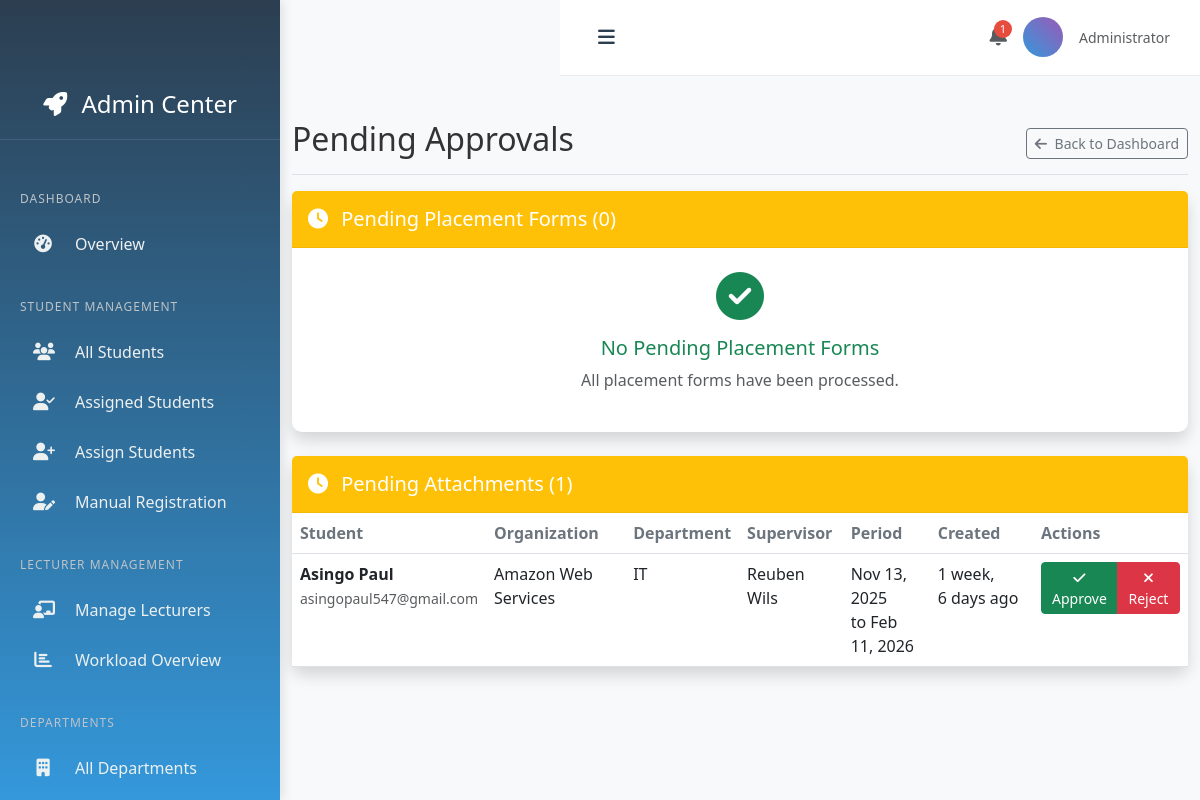
Page /attachments/admin/pending-approvals/ (signed in) on the committed database.
### attachments/models.py (models this page shows, shortened)
class Attachment(models.Model):
    student = models.ForeignKey(User, on_delete=models.CASCADE, related_name='attachments')
    industry = models.ForeignKey(Industry, on_delete=models.SET_NULL, null=True, blank=True)
    organization = models.CharField(max_length=200)
    department = models.CharField(max_length=100, blank=True)
    supervisor_name = models.CharField(max_length=100)
    supervisor_email = models.EmailField(blank=True)
    supervisor_phone = models.CharField(max_length=15, blank=True)
    start_date = models.DateField()
    end_date = models.DateField()
    report = models.FileField(upload_to="reports/", blank=True, null=True)
    status = models.CharField(max_length=20, choices=(
        ('pending', 'Pending Approval'),
        ('approved', 'Approved'),
        ('ongoing', 'Ongoing'),
        ('completed', 'Completed'),
        ('cancelled', 'Cancelled'),
    ), default='pending')
    created_at = models.DateTimeField(auto_now_add=True)
    updated_at = models.DateTimeField(auto_now=True)
    class Meta:
        constraints = [
            models.UniqueConstraint(fields=['student'], name='unique_student_attachment')
        ]

### accounts/models.py (models this page shows, shortened)
class CustomUser(AbstractUser):
    username = None  # Remove default username
    USER_TYPE_CHOICES = (
        (1, "Student"),
        (2, "Supervisor"),
        (3, "Lecturer"),
        (4, "Admin"),
    )
    user_type = models.PositiveSmallIntegerField(choices=USER_TYPE_CHOICES, default=1)
    email = models.EmailField(unique=True)
    student_id = models.CharField(max_length=20, unique=True, blank=True, null=True)
    year_of_study = models.PositiveSmallIntegerField(blank=True, null=True)
    university = models.CharField(max_length=200, blank=True, null=True)
    organization = models.CharField(max_length=200, blank=True, null=True)
    position = models.CharField(max_length=100, blank=True, null=True)
    supervisor_department = models.CharField(max_length=100, blank=True, null=True)
    department = models.ForeignKey('attachments.Department', on_delete=models.SET_NULL, null=True, blank=True)
    course = models.ForeignKey('attachments.Course', on_delete=models.SET_NULL, null=True, blank=True)
    profile_picture = models.ImageField(
        upload_to='profile_pictures/',
        null=True,
        blank=True,
        verbose_name='Profile Picture'
    )
    phone_number = models.CharField(
        max_length=20,
        blank=True,
        null=True,
        verbose_name='Phone Number'
    )
    dark_theme_enabled = models.BooleanField(
        default=False,
        verbose_name='Dark Theme Enabled'
    )
    notification_preferences = models.JSONField(
        default=dict,
        blank=True,
        verbose_name='Notification Preferences'
    )
    USERNAME_FIELD = 'email'
    REQUIRED_FIELDS = []  # Remove 'username' from required fields
    objects = CustomUserManager()
    def get_user_type_display(self):
        return dict(self.USER_TYPE_CHOICES).get(self.user_type, "Unknown")

### attachments/views.py (the view)
# urls.py: path('admin/pending-approvals/', views.pending_approvals, name='pending_approvals'),
@user_passes_test(is_admin)
def pending_approvals(request):
    pending_placements = PlacementFormSubmission.objects.filter(status='pending').select_related(
        'student', 'department'
    )
    pending_attachments = Attachment.objects.filter(status='pending').select_related('student')
    context = {
        'pending_placements': pending_placements,
        'pending_attachments': pending_attachments,
        'pending_approvals_count': pending_placements.count() + pending_attachments.count(),
    }
    return render(request, 'attachments/pending_approvals.html', context)

### accounts/context_processors.py (called while the page is built)
def user_type(request):
    return {
        'user_type': request.user.user_type if request.user.is_authenticated else None,
        'user_type_display': request.user.get_user_type_display() if request.user.is_authenticated else None,
    }

### attachments/views.py (called while the page is built)
def is_admin(user):
    return user.is_authenticated and (user.is_superuser or getattr(user, 'user_type', None) == 4)

### attachments/templates/attachments/pending_approvals.html (shortened to what this page needs)
{% extends 'admin_base.html' %}
{% load static %}
{% block content %}
<div class="container-fluid py-4">
    <div class="d-flex justify-content-between flex-wrap flex-md-nowrap align-items-center pt-3 pb-2 mb-3 border-bottom">
        <h1 class="h2">Pending Approvals</h1>
        <a href="{% url 'attachments:admin_dashboard' %}" class="btn btn-sm btn-outline-secondary">
            <i class="fas fa-arrow-left me-1"></i> Back to Dashboard
        </a>
    </div>
    <div class="row mb-4">
        <div class="col-12">
            <div class="card shadow">
                <div class="card-header bg-warning text-white py-3">
                    <h5 class="m-0 font-weight-bold">
                        <i class="fas fa-clock me-2"></i>
                        Pending Placement Forms ({{ pending_placements.count }})
                    </h5>
                </div>
                <div class="card-body p-0">
                    {% if pending_placements %}
                    <div class="table-responsive">
                        <table class="table table-hover mb-0">
                            <thead class="bg-light">
                                <tr>
                                    <th>Student</th>
                                    <th>Department</th>
                                    <th>Firm</th>
                                    <th>Supervisor</th>
                                    <th>Period</th>
                                    <th>Submitted</th>
                                    <th>Actions</th>
                                </tr>
                            </thead>
                            <tbody>
                                {% for placement in pending_placements %}
                                <tr>
                                    <td>
                                        <strong>{{ placement.student.get_full_name }}</strong>
                                        <br>
                                        <small class="text-muted">{{ placement.student.student_id }}</small>
                                    </td>
                                    <td>{{ placement.department.name }}</td>
                                    <td>{{ placement.firm_name }}</td>
                                    <td>{{ placement.supervisor_name }}</td>
                                    <td>
                                        {{ placement.start_date|date:"M d, Y" }}<br>
                                        to {{ placement.end_date|date:"M d, Y" }}
                                    </td>
                                    <td>{{ placement.submitted_at|timesince }} ago</td>
                                    <td>
                                        <div class="btn-group">
                                            <button class="btn btn-sm btn-success"
                                                    onclick="approvePlacement({{ placement.id }})">
                                                <i class="fas fa-check"></i> Approve
                                            </button>
                                            <button class="btn btn-sm btn-danger"
                                                    onclick="rejectPlacement({{ placement.id }})">
                                                <i class="fas fa-times"></i> Reject
                                            </button>
                                        </div>
                                    </td>
                                </tr>
                                {% endfor %}
                            </tbody>
                        </table>
                    </div>
                    {% else %}
                    <div class="text-center py-4">
                        <i class="fas fa-check-circle fa-3x text-success mb-3"></i>
                        <h5 class="text-success">No Pending Placement Forms</h5>
                        <p class="text-muted">All placement forms have been processed.</p>
                    </div>
                    {% endif %}
                </div>
            </div>
        </div>
    </div>
    <div class="row">
        <div class="col-12">
            <div class="card shadow">
                <div class="card-header bg-warning text-white py-3">
                    <h5 class="m-0 font-weight-bold">
                        <i class="fas fa-clock me-2"></i>
                        Pending Attachments ({{ pending_attachments.count }})
                    </h5>
                </div>
                <div class="card-body p-0">
                    {% if pending_attachments %}
                    <div class="table-responsive">
                        <table class="table table-hover mb-0">
                            <thead class="bg-light">
                                <tr>
                                    <th>Student</th>
                                    <th>Organization</th>
                                    <th>Department</th>
                                    <th>Supervisor</th>
                                    <th>Period</th>
                                    <th>Created</th>
                                    <th>Actions</th>
                                </tr>
                            </thead>
                            <tbody>
                                {% for attachment in pending_attachments %}
                                <tr>
                                    <td>
                                        <strong>{{ attachment.student.get_full_name }}</strong>
                                        <br>
                                        <small class="text-muted">{{ attachment.student.email }}</small>
                                    </td>
                                    <td>{{ attachment.organization }}</td>
                                    <td>{{ attachment.department }}</td>
                                    <td>{{ attachment.supervisor_name }}</td>
                                    <td>
                                        {{ attachment.start_date|date:"M d, Y" }}<br>
                                        to {{ attachment.end_date|date:"M d, Y" }}
                                    </td>
                                    <td>{{ attachment.created_at|timesince }} ago</td>
                                    <td>
                                        <div class="btn-group">
                                            <button class="btn btn-sm btn-success"
                                                    onclick="approveAttachment({{ attachment.id }})">
                                                <i class="fas fa-check"></i> Approve
                                            </button>
                                            <button class="btn btn-sm btn-danger"
                                                    onclick="rejectAttachment({{ attachment.id }})">
                                                <i class="fas fa-times"></i> Reject
                                            </button>
                                        </div>
                                    </td>
                                </tr>
                                {% endfor %}
                            </tbody>
                        </table>
                    </div>
                    {% else %}
                    <div class="text-center py-4">
                        <i class="fas fa-check-circle fa-3x text-success mb-3"></i>
                        <h5 class="text-success">No Pending Attachments</h5>
                        <p class="text-muted">All attachments have been processed.</p>
                    </div>
                    {% endif %}
                </div>
            </div>
        </div>
    </div>
</div>
{% endblock %}

### static/css/style.css (style rules this page uses)
:root { --primary: #4361ee; --secondary: #3f37c9; --success: #4cc9f0; --info: #4895ef; --warning: #f72585; --danger: #e63946; --light: #f8f9fa; --dark: #212529; --gray: #6c757d; }
body { font-family: 'Segoe UI', Tahoma, Geneva, Verdana, sans-serif; background-color: #f5f7fb; color: #333; }
.card { border: none; border-radius: 10px; box-shadow: 0 4px 20px rgba(0, 0, 0, 0.05); transition: transform 0.3s, box-shadow 0.3s; }
.card-header { background: white; border-bottom: 1px solid rgba(0, 0, 0, 0.05); font-weight: 600; }
.table th { border-top: none; font-weight: 600; color: var(--gray); }

### rows in the picture
Attachment: student.get_full_name "Asingo Paul", student.email "asingopaul547@gmail.com", organization "Amazon Web Services", department "IT", supervisor_name "Reuben Wils", start_date "Nov 13, 2025", end_date "Feb 11, 2026", created_at "1 week, 6 days"

### other values in the picture
{{ pending_approvals_count }} "1"
{{ pending_placements.count }} "0"
{{ pending_attachments.count }} "1"
